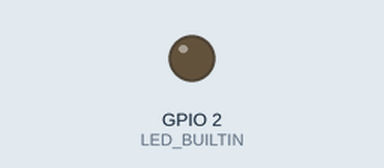
A sketch run on a simulated ESP8266 (NodeMCU). On the bench: output pins drawn as LEDs (lit = HIGH, except the on-board LED, lit = LOW). WiFi joins after 1.5 s; servers stay silent unless stated; not simulated (calls return 0 or success): credentials.h.

Above: at 1.2 s.
At 5.7 s:
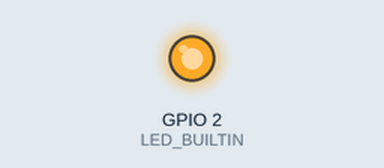
Timing chart, 0 to 6.9 s (numbered marks = the images above):
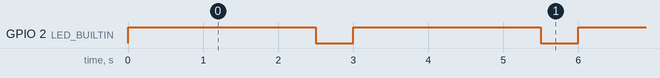

Measured:
- by itself, GPIO 2 (LED_BUILTIN): alternates HIGH for 2.5 s and LOW for 0.50 s

The sketch:

Wifi_demo.ino
```cpp
#include <ESP8266WiFi.h>
#include <credentials.h>

// Set WiFi Information
const char* WIFI_SSID = mySSID;
const char* WIFI_PASS = myPASSWORD;
uint8_t bssid[] = {0xD8,0x74,0x95,0xE2,0xD5,0x8C};
int32_t ch = 11;
IPAddress ip(192,168,1,50);
IPAddress subnet(255,255,255,0);
IPAddress gateway(192,168,1,1);
IPAddress dns(1,1,1,1);


void setup() {
  Serial.begin(9600);
  pinMode(LED_BUILTIN, OUTPUT);

  WiFi.config(ip,dns,gateway,subnet);
  WiFi.begin(WIFI_SSID, WIFI_PASS,ch,bssid);
  WiFi.persistent(true);
  WiFi.setAutoConnect(true);
  WiFi.setAutoReconnect(true);
}

void loop(){
  digitalWrite(LED_BUILTIN, HIGH);
  delay(2500);
  digitalWrite(LED_BUILTIN, LOW);
  delay(500);
}
```
